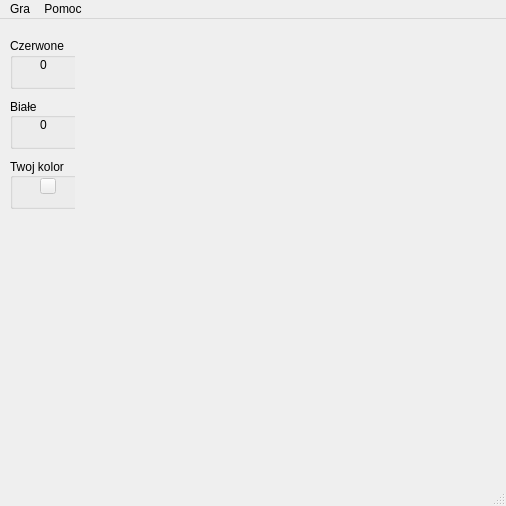
<?xml version="1.0" encoding="UTF-8"?>
<ui version="4.0">
 <class>MainWindow</class>
 <widget class="QMainWindow" name="MainWindow">
  <property name="geometry">
   <rect>
    <x>0</x>
    <y>0</y>
    <width>506</width>
    <height>506</height>
   </rect>
  </property>
  <property name="windowTitle">
   <string>Checkers</string>
  </property>
  <property name="windowIcon">
   <iconset>
    <normaloff>checkers.png</normaloff>checkers.png</iconset>
  </property>
  <property name="layoutDirection">
   <enum>Qt::LeftToRight</enum>
  </property>
  <widget class="QWidget" name="centralWidget"/>
  <widget class="QMenuBar" name="menuBar">
   <property name="geometry">
    <rect>
     <x>0</x>
     <y>0</y>
     <width>506</width>
     <height>18</height>
    </rect>
   </property>
   <widget class="QMenu" name="menuGame">
    <property name="title">
     <string>Gra</string>
    </property>
    <addaction name="actionCreateGame"/>
    <addaction name="actionJoinToGame"/>
   </widget>
   <widget class="QMenu" name="menuHelp">
    <property name="title">
     <string>Pomoc</string>
    </property>
    <addaction name="actionAbout"/>
   </widget>
   <addaction name="menuGame"/>
   <addaction name="menuHelp"/>
  </widget>
  <widget class="QStatusBar" name="statusBar"/>
  <widget class="QDockWidget" name="dockWidget">
   <property name="minimumSize">
    <size>
     <width>75</width>
     <height>200</height>
    </size>
   </property>
   <property name="maximumSize">
    <size>
     <width>75</width>
     <height>524287</height>
    </size>
   </property>
   <property name="layoutDirection">
    <enum>Qt::LeftToRight</enum>
   </property>
   <property name="features">
    <set>QDockWidget::NoDockWidgetFeatures</set>
   </property>
   <attribute name="dockWidgetArea">
    <number>1</number>
   </attribute>
   <widget class="QWidget" name="dockWidgetContents">
    <widget class="QGroupBox" name="groupBox">
     <property name="geometry">
      <rect>
       <x>10</x>
       <y>0</y>
       <width>71</width>
       <height>51</height>
      </rect>
     </property>
     <property name="layoutDirection">
      <enum>Qt::LeftToRight</enum>
     </property>
     <property name="title">
      <string>Czerwone</string>
     </property>
     <widget class="QLabel" name="blackPointsLabel">
      <property name="geometry">
       <rect>
        <x>30</x>
        <y>20</y>
        <width>46</width>
        <height>13</height>
       </rect>
      </property>
      <property name="text">
       <string>0</string>
      </property>
     </widget>
    </widget>
    <widget class="QGroupBox" name="groupBox_2">
     <property name="enabled">
      <bool>true</bool>
     </property>
     <property name="geometry">
      <rect>
       <x>10</x>
       <y>60</y>
       <width>71</width>
       <height>51</height>
      </rect>
     </property>
     <property name="layoutDirection">
      <enum>Qt::LeftToRight</enum>
     </property>
     <property name="autoFillBackground">
      <bool>false</bool>
     </property>
     <property name="title">
      <string>Białe</string>
     </property>
     <property name="alignment">
      <set>Qt::AlignLeading|Qt::AlignLeft|Qt::AlignVCenter</set>
     </property>
     <property name="flat">
      <bool>false</bool>
     </property>
     <widget class="QLabel" name="whitePointsLabel">
      <property name="geometry">
       <rect>
        <x>30</x>
        <y>20</y>
        <width>46</width>
        <height>13</height>
       </rect>
      </property>
      <property name="text">
       <string>0</string>
      </property>
     </widget>
    </widget>
    <widget class="QGroupBox" name="groupBox_3">
     <property name="enabled">
      <bool>true</bool>
     </property>
     <property name="geometry">
      <rect>
       <x>10</x>
       <y>120</y>
       <width>71</width>
       <height>51</height>
      </rect>
     </property>
     <property name="layoutDirection">
      <enum>Qt::LeftToRight</enum>
     </property>
     <property name="autoFillBackground">
      <bool>false</bool>
     </property>
     <property name="title">
      <string>Twoj kolor</string>
     </property>
     <property name="alignment">
      <set>Qt::AlignLeading|Qt::AlignLeft|Qt::AlignVCenter</set>
     </property>
     <property name="flat">
      <bool>false</bool>
     </property>
     <widget class="QPushButton" name="pushButton">
      <property name="enabled">
       <bool>false</bool>
      </property>
      <property name="geometry">
       <rect>
        <x>30</x>
        <y>20</y>
        <width>16</width>
        <height>16</height>
       </rect>
      </property>
      <property name="text">
       <string/>
      </property>
     </widget>
    </widget>
   </widget>
  </widget>
  <action name="actionCreateGame">
   <property name="text">
    <string>Utwórz grę</string>
   </property>
  </action>
  <action name="actionJoinToGame">
   <property name="text">
    <string>Dołącz do gry</string>
   </property>
  </action>
  <action name="actionAbout">
   <property name="text">
    <string>About</string>
   </property>
  </action>
  <action name="actionNewGame">
   <property name="text">
    <string>Nowa gra</string>
   </property>
  </action>
 </widget>
 <layoutdefault spacing="6" margin="11"/>
 <resources/>
 <connections/>
</ui>
